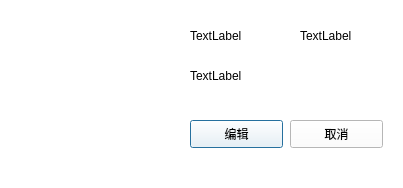
<?xml version="1.0" encoding="UTF-8"?>
<ui version="4.0">
 <class>userInfo</class>
 <widget class="QDialog" name="userInfo">
  <property name="geometry">
   <rect>
    <x>0</x>
    <y>0</y>
    <width>403</width>
    <height>188</height>
   </rect>
  </property>
  <property name="windowTitle">
   <string>我</string>
  </property>
  <property name="styleSheet">
   <string notr="true">background-color: rgb(255, 255, 255);</string>
  </property>
  <widget class="QLabel" name="label_user_head">
   <property name="geometry">
    <rect>
     <x>40</x>
     <y>40</y>
     <width>81</width>
     <height>91</height>
    </rect>
   </property>
   <property name="text">
    <string/>
   </property>
   <property name="pixmap">
    <pixmap>../source/head.png</pixmap>
   </property>
  </widget>
  <widget class="QLabel" name="label_user_name">
   <property name="geometry">
    <rect>
     <x>190</x>
     <y>20</y>
     <width>101</width>
     <height>31</height>
    </rect>
   </property>
   <property name="text">
    <string>TextLabel</string>
   </property>
  </widget>
  <widget class="QLabel" name="label_user_title">
   <property name="geometry">
    <rect>
     <x>300</x>
     <y>20</y>
     <width>81</width>
     <height>31</height>
    </rect>
   </property>
   <property name="text">
    <string>TextLabel</string>
   </property>
  </widget>
  <widget class="QLabel" name="label_user_hospital">
   <property name="geometry">
    <rect>
     <x>190</x>
     <y>60</y>
     <width>191</width>
     <height>31</height>
    </rect>
   </property>
   <property name="text">
    <string>TextLabel</string>
   </property>
  </widget>
  <widget class="QPushButton" name="pushButton_user_edit">
   <property name="geometry">
    <rect>
     <x>190</x>
     <y>120</y>
     <width>93</width>
     <height>28</height>
    </rect>
   </property>
   <property name="text">
    <string>编辑</string>
   </property>
  </widget>
  <widget class="QPushButton" name="pushButton_user_cancel">
   <property name="geometry">
    <rect>
     <x>290</x>
     <y>120</y>
     <width>93</width>
     <height>28</height>
    </rect>
   </property>
   <property name="text">
    <string>取消</string>
   </property>
  </widget>
 </widget>
 <resources/>
 <connections/>
</ui>
